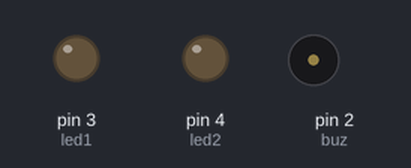
The sketch below on a simulated Arduino Uno, built with avr-gcc and run on an emulated ATmega328P. Parts: output pins drawn as LEDs (lit = HIGH), buzzer (waves = sounding).

Above: at 15.0 s.
At 30.05 s:
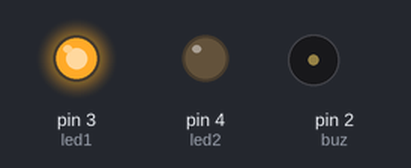
At 35.07 s:
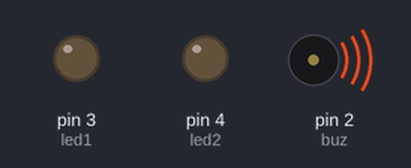
Timing chart, 0 to 46.8 s (numbered marks = the images above):
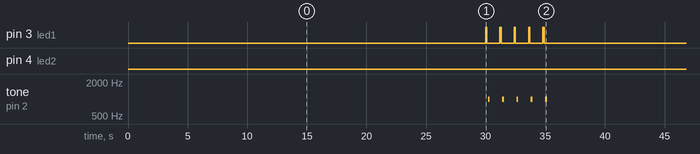

The sketch:

MedicineBox.ino
```cpp
const int led1 = 3;
const int led2 = 4;
int buz = 2;
int cont = 1;

void setup() {
  pinMode(led1, OUTPUT);
  pinMode(led2, OUTPUT);
  pinMode(buz, OUTPUT);
}

void loop() {

  // Início da contagem 1° ciclo.

  delay(30000);
  goto ciclo1;


  ciclo1:{
    while(cont <= 5){
      digitalWrite(led1, HIGH);
      delay(100);
      digitalWrite(led1,LOW);
      delay(100);
      tone(buz,1000,150);
      delay(1000);
      cont++;
    }

  cont = 1; // Reset do contador.

  }

  // Início da contagem 2° ciclo.

  delay(30000);
  goto ciclo2;

  ciclo2:{
    while(cont <= 5){
      digitalWrite(led2, HIGH);
      digitalWrite(led1, HIGH);
      delay(100);
      digitalWrite(led2,LOW);
      digitalWrite(led1,LOW);
      delay(100);
      tone(buz,1000,150);
      delay(1000);
      cont++;
    }
  }

  cont = 1; // Reset do contador.


  // Início da contagem 3° ciclo.

  delay(30000);
  goto ciclo3;

  ciclo3:{
    while(cont <= 5){
      digitalWrite(led1, HIGH);
      delay(100);
      digitalWrite(led1,LOW);
      delay(100);
      tone(buz,1000,150);
      delay(1000);
      cont++;
    }

  cont = 1; // Reset do contador.

  }


}
```

Measured:
- by itself, pin 3 (led1): repeats every 36.0 s: 4 × (LOW 1.1 s, HIGH 0.10 s), LOW 31.1 s, HIGH 0.10 s
- by itself, pin 4 (led2): LOW → HIGH at 66.0 s, → LOW 0.10 s later, → HIGH 1.1 s later, → LOW 0.10 s later, … (10 changes in this stretch)
- by itself, tone on pin 2 (buz): repeats every 36.0 s: 4 × (silent 1.1 s, 1000 Hz 0.15 s), silent 31.1 s, 1000 Hz 0.15 s
